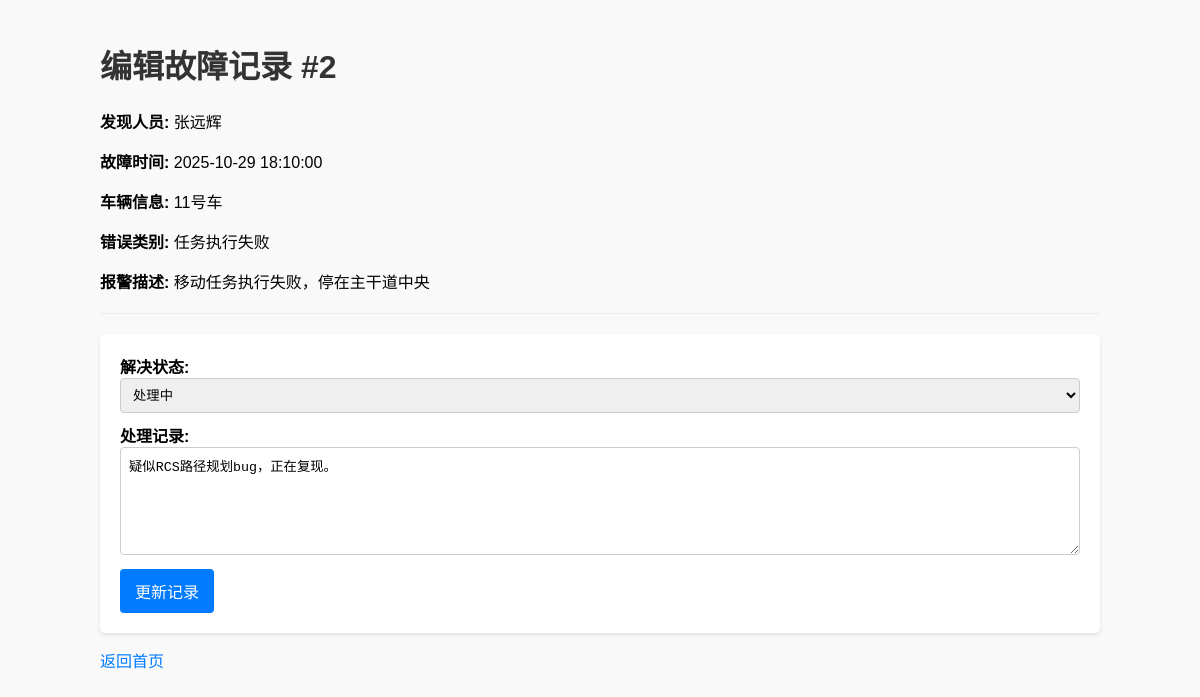
Page /edit/2 on the committed database.
### tables this page shows
CREATE TABLE faults (
    id INTEGER PRIMARY KEY AUTOINCREMENT,                 -- 唯一ID，主键，自增
    reporter_name TEXT NOT NULL,                          -- 发现人员
    fault_time TIMESTAMP NOT NULL,                        -- 故障发生时间
    vehicle_id TEXT NOT NULL,                             -- 车辆编号
    category TEXT NOT NULL,                               -- 错误类别
    status TEXT NOT NULL DEFAULT '待修复',                  -- 解决状态 (待修复, 处理中, 已修复)
    description TEXT NOT NULL,                            -- 故障详细描述
    solution TEXT,                                        -- 解决办法 (初步)
    resolution_log TEXT,                                  -- 处理记录
    responsible_person TEXT NOT NULL,                     -- 责任人
    created_at TIMESTAMP DEFAULT CURRENT_TIMESTAMP        -- 记录创建时间
);

### app.py (the view, shortened to what this page needs)
@app.route('/edit/<int:fault_id>', methods=['GET', 'POST'])
@limiter.limit("10 per minute")
def edit_fault(fault_id):
    db = get_db()
    fault = db.execute('SELECT * FROM faults WHERE id = ?', (fault_id,)).fetchone()
    if fault is None: return "Fault not found", 404
    return render_template('edit.html', fault=fault, statuses=FAULT_STATUSES)

### app.py (called while the page is built)
def get_db():
    db = getattr(g, '_database', None)
    if db is None:
        db = g._database = sqlite3.connect(DATABASE)
        db.row_factory = sqlite3.Row
    return db

@app.teardown_appcontext
def close_connection(exception):
    db = getattr(g, '_database', None)
    if db is not None:
        db.close()

### templates/edit.html (shortened to what this page needs)
<!DOCTYPE html>
<html lang="zh-CN">
<head>
    <link rel="stylesheet" href="{{ url_for('static', filename='style.css') }}">
</head>
<body>
    <h1>编辑故障记录 #{{ fault.id }}</h1>
    <div class="readonly-info">
        <p><strong>发现人员:</strong> {{ fault.reporter_name }}</p>
        <p><strong>故障时间:</strong> {{ fault.fault_time }}</p>
        <p><strong>车辆信息:</strong> {{ fault.vehicle_id }}</p>
        <p><strong>错误类别:</strong> {{ fault.category }}</p>
        <p><strong>报警描述:</strong> {{ fault.description }}</p>
    </div>
    <hr>
    <form method="post">
        <label>解决状态:
            <select name="status">
                {% for s in statuses %}
                <option value="{{ s }}" {% if s == fault.status %}selected{% endif %}>{{ s }}</option>
                {% endfor %}
            </select>
        </label>
        <label>处理记录:
            <textarea name="resolution_log" rows="6">{{ fault.resolution_log or '' }}</textarea>
        </label>
        <button type="submit">更新记录</button>
    </form>
    <div class="nav-links">
        <a href="{{ url_for('index') }}">返回首页</a>
    </div>
</body>
</html>

### static/style.css (style rules this page uses)
body { font-family: sans-serif; max-width: 1000px; margin: 0 auto; padding: 20px; background-color: #f9f9f9; }
h1, h2 { color: #333; }
a { color: #007bff; text-decoration: none; }
hr { border: none; border-top: 1px solid #eee; margin: 20px 0; }
.nav-links { margin: 15px 0; }
form { background: #fff; padding: 20px; border-radius: 5px; box-shadow: 0 2px 4px rgba(0,0,0,0.1); }
form label { display: block; margin-bottom: 10px; font-weight: bold; }
form input[type="text"], form input[type="datetime-local"], form input[type="date"], form select, form textarea { width: 100%; padding: 8px; box-sizing: border-box; border: 1px solid #ccc; border-radius: 4px; }
form button { background-color: #007bff; color: white; padding: 10px 15px; border: none; border-radius: 4px; cursor: pointer; font-size: 16px; }

### rows in the picture
faults: id "2", reporter_name "张远辉", fault_time "2025-10-29 18:10:00", vehicle_id "11号车", category "任务执行失败", description "移动任务执行失败，停在主干道中央", status "处理中", resolution_log "疑似RCS路径规划bug，正在复现。"
